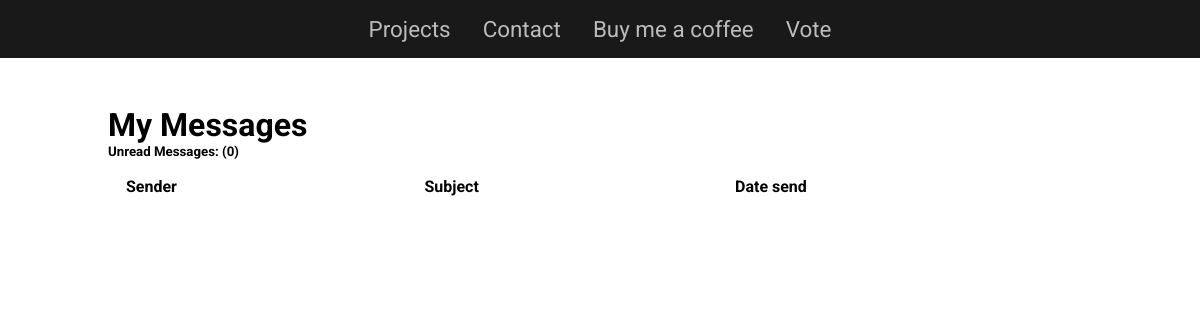
The app's page /inbox/, older data.
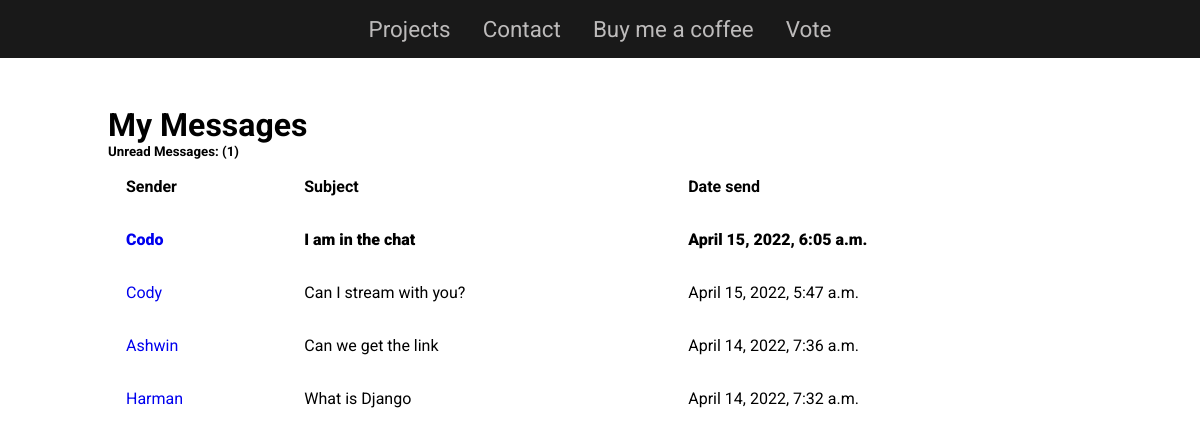
The same page, newer data.
### base/models.py (models this page shows, shortened)
class Message(models.Model):
    name = models.CharField(max_length=200, null=True)
    email = models.EmailField(unique=True)
    subject = models.CharField(max_length=200, null=True)
    body = models.TextField()
    created = models.DateTimeField(auto_now_add=True)
    is_read = models.BooleanField(default=False)
    id = models.UUIDField(default=uuid.uuid4, unique=True, primary_key=True)

### base/views.py (the view)
# urls.py: path('inbox/', views.inboxPage, name="inbox"),
def inboxPage(request):
    inbox = Message.objects.all().order_by('is_read', '-created')
    unreadCount = Message.objects.filter(is_read=False).count()
    return render(request, 'base/inbox.html', {"inbox":inbox, "unreadCount": unreadCount})

### base/templates/base/inbox.html
{% extends 'base/main.html' %}
{% block content %}
<section class="section section-inbox">
    <div class="container">
        <h3 class="common-heading">My Messages</h3>
        <h5>Unread Messages: ({{unreadCount}})</h5>
        <table class="table">
            <thead>
                <tr>
                    <th>Sender</th>
                    <th>Subject</th>
                    <th>Date send</th>
                </tr>
            </thead>
            <tbody>
                {% for message in inbox %}
                {% if message.is_read %}
                <tr>
                    {% else %}
                <tr style="font-weight:900;">
                    {% endif %}
                    <td title="Click to Open"><a href="{% url 'message' message.id %}">{{message.name}}</a></td>
                    <td>{{message.subject}}</td>
                    <td>{{message.created}}</td>
                </tr>
                {% endfor %}
            </tbody>
        </table>
    </div>
</section>
{% endblock content %}

Row changes from the older to the newer data that the page shows:
added Message: name "Codo", subject "I am in the chat", created "April 15, 2022, 6:05 a.m."
added Message: name "Cody", subject "Can I stream with you?", created "April 15, 2022, 5:47 a.m."
added Message: name "Ashwin", subject "Can we get the link", created "April 14, 2022, 7:36 a.m."
added Message: name "Harman", subject "What is Django", created "April 14, 2022, 7:32 a.m."
Text that changed along with them:
{{ unreadCount }}: "0" → "1"
